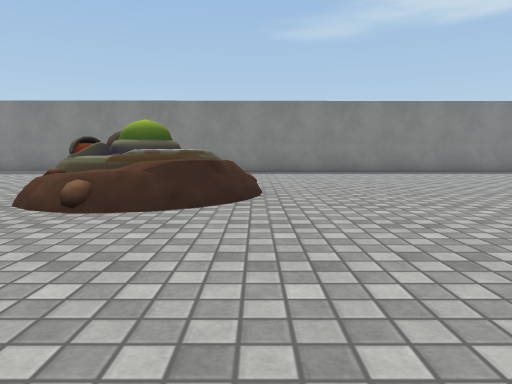
view 1 (above)

24 first-person views from a walk through a 3-D level made in the Unity game engine. The camera is 0.72 m above the floor, tilts 6° down and sees 70° across. The floor is counted in squares, 1 m on a side. Each view is taken from the middle of a square. On the plan, view 1 faces up. The plan holds only what a view shows up to about 11 squares ahead; the rest is blank. The place goes on beyond the plan. Some animated figures are not drawn. Some surface patterns are stand-ins.

view 2
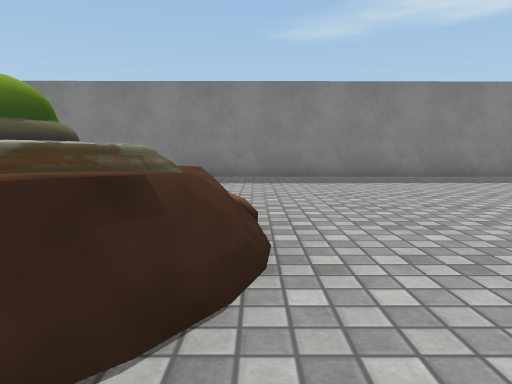

view 3
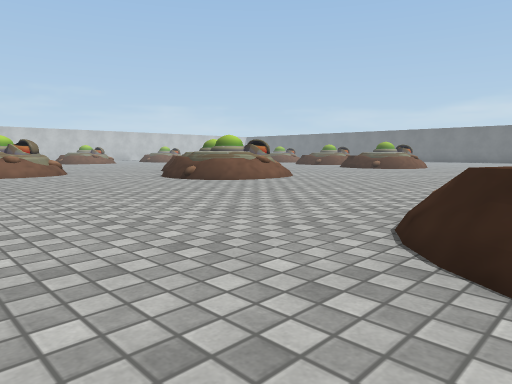

view 4
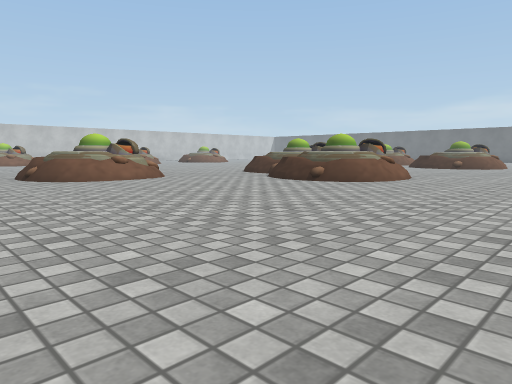

view 5
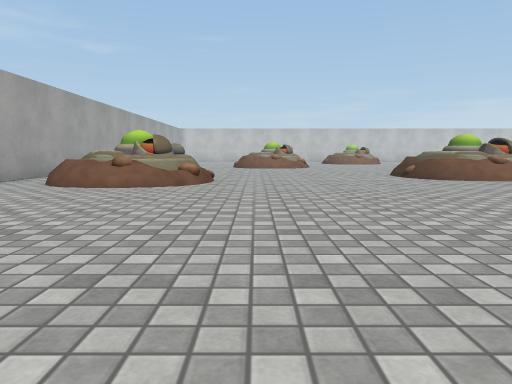

view 6
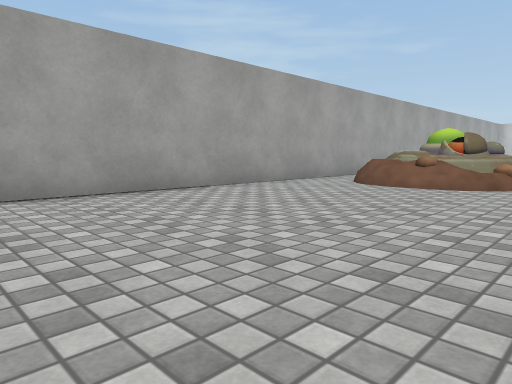

view 7
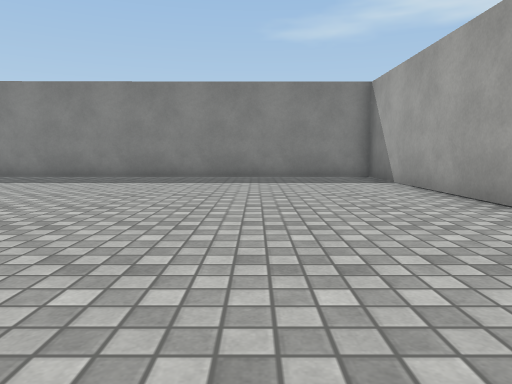

view 8
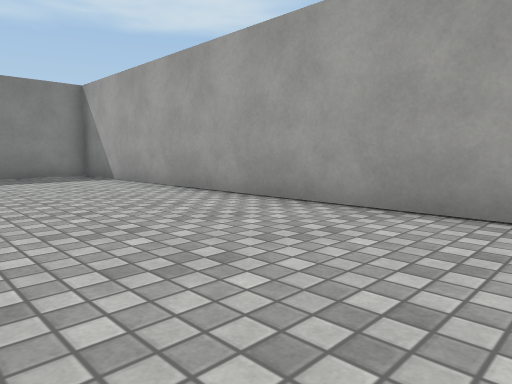

view 9
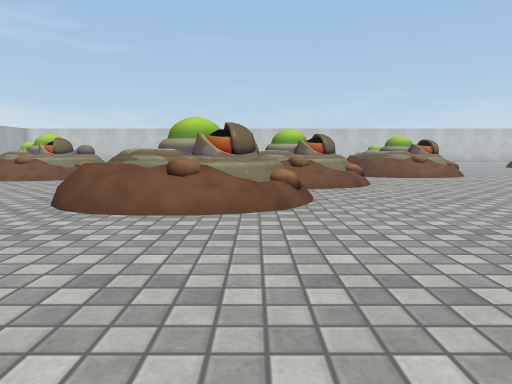

view 10
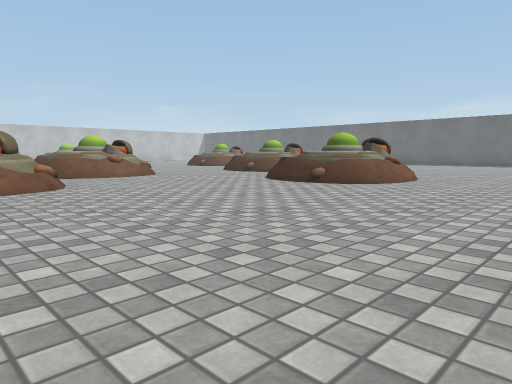

view 11
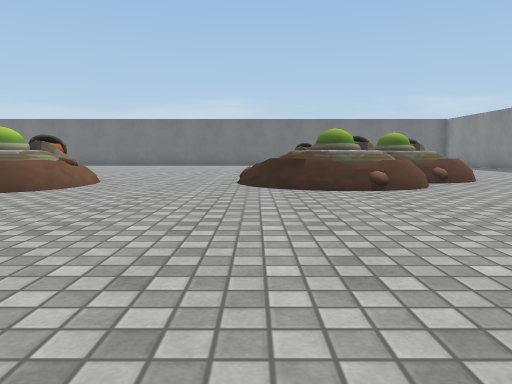

view 12
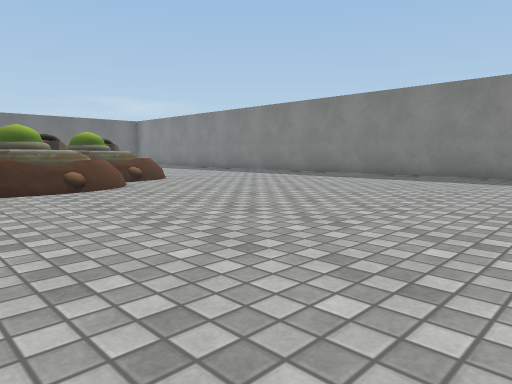

view 13
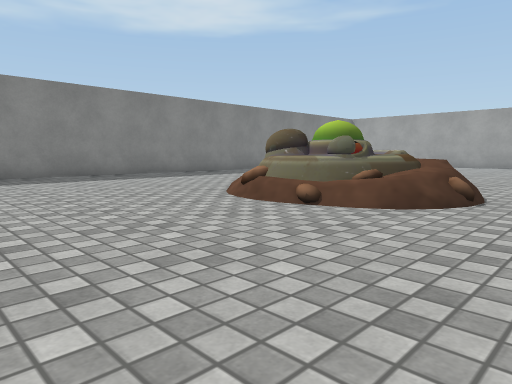

view 14
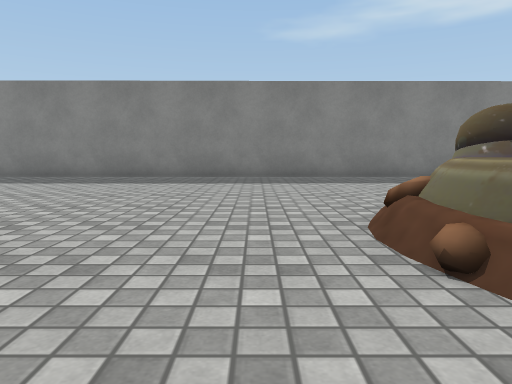

view 15
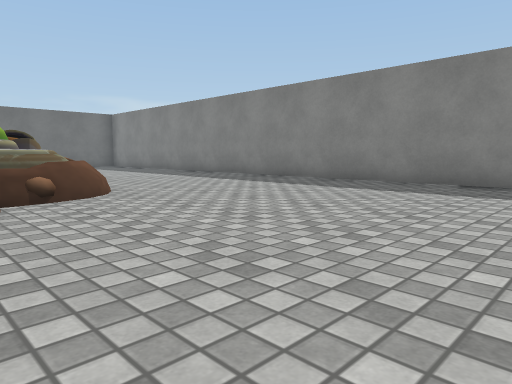

view 16
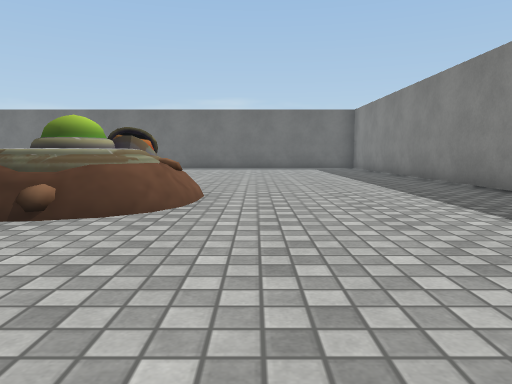

view 17
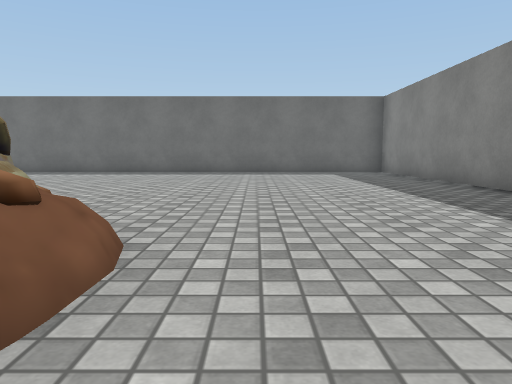

view 18
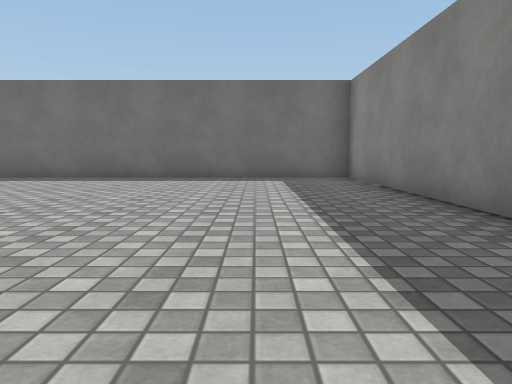

view 19
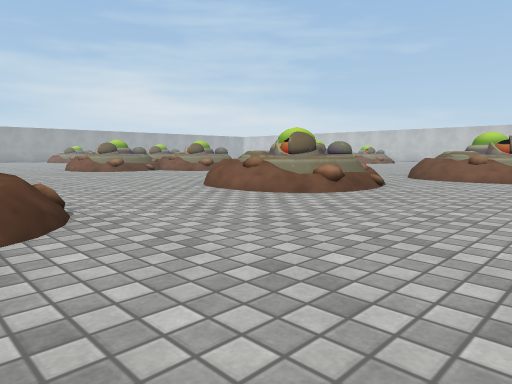

view 20
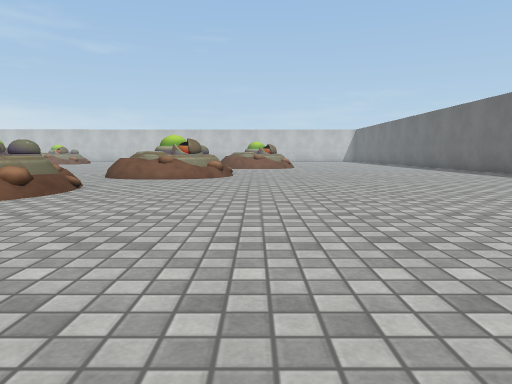

view 21
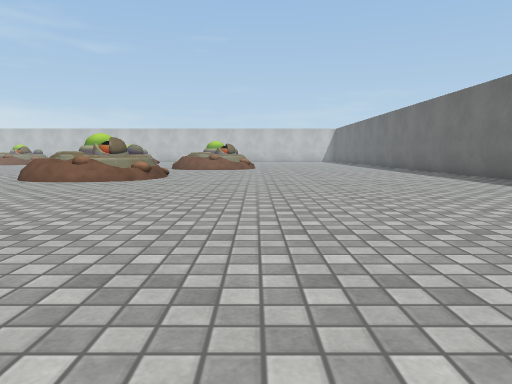

view 22
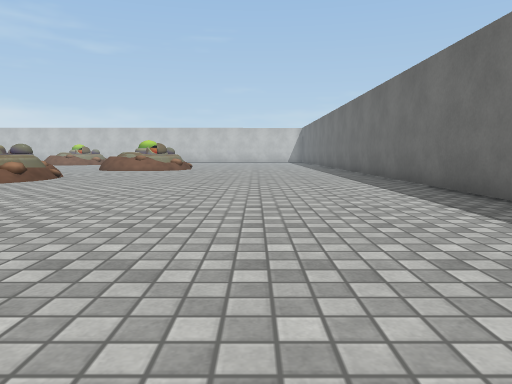

view 23
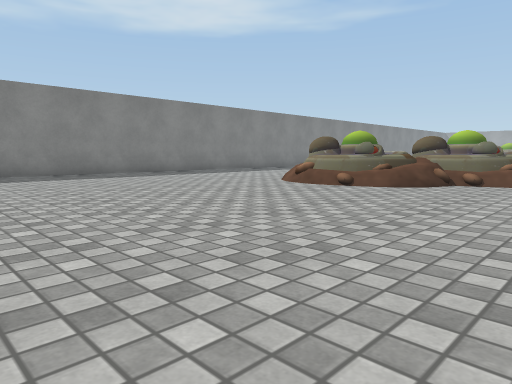

view 24
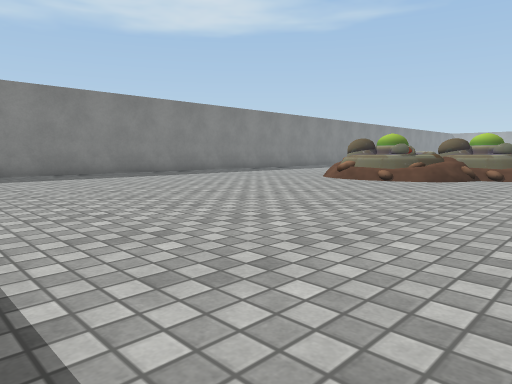

### Floor plan
Points are (right, up) in squares from view 1. A wall is a line through its corners. A room is listed if a view was taken in it or the views show most of it. See-through windows are left out.
Room 1 (views 1, 2, 3, 4, 5, 6, 7, 8, 9, 10, 11, 12, 13, 14, 15, 16, 17, 18, 19, 20, 21, 22, 23, 24)
walls: (-19.8, 14.8) (-30.8, 14.7) (-30.8, 4.4); (12.4, 3.8) (12.4, 15) (-17.9, 14.8); (-30.8, -3.4) (-30.8, -9.1); (12.4, -8.1) (12.4, 2)
objects: other object (-21, -9) to (-18, -7); other object (-20, 5) to (-17, 9); other object (-18, -4) to (-15, -1); other object (-18, 3) to (-15, 6); other object (-13, -9) to (-10, -8); other object (-8, -4) to (-4, -2); other object (-4, 5) to (0, 8); other object (-2, -9) to (1, -7); other object (8, -7) to (11, -5)

Where each view was taken, in squares from view 1:
view 1: 0 up, 0 right, facing up
view 2: 4 up, 0 right, facing up
view 3: 6 up, 2 right, facing down-left
view 4: 3 up, 4 right, facing down-left
view 5: 3 up, 6 right, facing down
view 6: 3 up, 6 right, facing down-right
view 7: 4 up, 9 right, facing up
view 8: 3 up, 8 right, facing up-right
view 9: 3 up, 7 left, facing down
view 10: 3 up, 7 left, facing down-left
view 11: 3 up, 8 left, facing left
view 12: 3 up, 8 left, facing up-left
view 13: 3 up, 8 left, facing up-right
view 14: 4 up, 5 left, facing up
view 15: 6 up, 11 left, facing up-left
view 16: 10 up, 13 left, facing left
view 17: 10 up, 17 left, facing left
view 18: 12 up, 20 left, facing left
view 19: 4 up, 22 left, facing down-right
view 20: 4 up, 22 left, facing down
view 21: 3 up, 24 left, facing down
view 22: 2 up, 27 left, facing down
view 23: 2 up, 28 left, facing up-right
view 24: 2 up, 30 left, facing up-right
